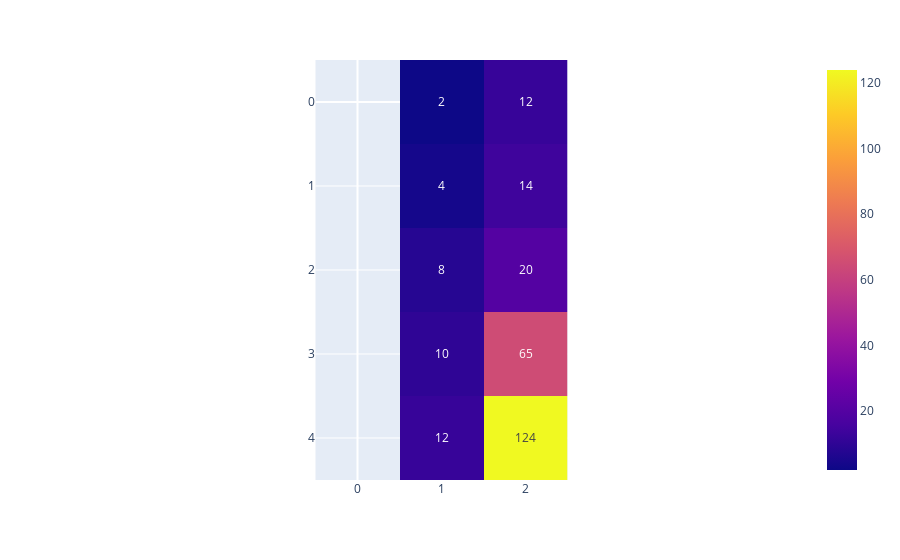

Write notebook code for a chart like this one.
### Code cell
z = [["GTX980ti (2015)", 2, 12],
     ["GTX1080ti (2017)", 4, 14],
     ["GTX2080ti (2018)",8, 20],
     ["GTX3090 (2020)", 10, 65,],
     ["GTX4090 (2022)", 12, 124]]

fig = px.imshow(z, text_auto=True)
fig.show()

### Figure 1 — Plotly figure (JSON) as saved in the notebook; plotly's stock layout.template omitted (floating-point values rounded to 4 significant figures)
{"data": [{"coloraxis": "coloraxis", "hovertemplate": "x: %{x}<br>y: %{y}<br>color: %{z}<extra></extra>", "name": "0", "texttemplate": "%{z}", "type": "heatmap", "xaxis": "x", "yaxis": "y", "z": [["GTX980ti (2015)", "2", "12"], ["GTX1080ti (2017)", "4", "14"], ["GTX2080ti (2018)", "8", "20"], ["GTX3090 (2020)", "10", "65"], ["GTX4090 (2022)", "12", "124"]]}], "layout": {"coloraxis": {"colorscale": [[0, "#0d0887"], [0.1111, "#46039f"], [0.2222, "#7201a8"], [0.3333, "#9c179e"], [0.4444, "#bd3786"], [0.5556, "#d8576b"], [0.6667, "#ed7953"], [0.7778, "#fb9f3a"], [0.8889, "#fdca26"], [1, "#f0f921"]]}, "margin": {"t": 60}, "xaxis": {"anchor": "y", "constrain": "domain", "domain": [0, 1], "scaleanchor": "y"}, "yaxis": {"anchor": "x", "autorange": "reversed", "constrain": "domain", "domain": [0, 1]}}}
